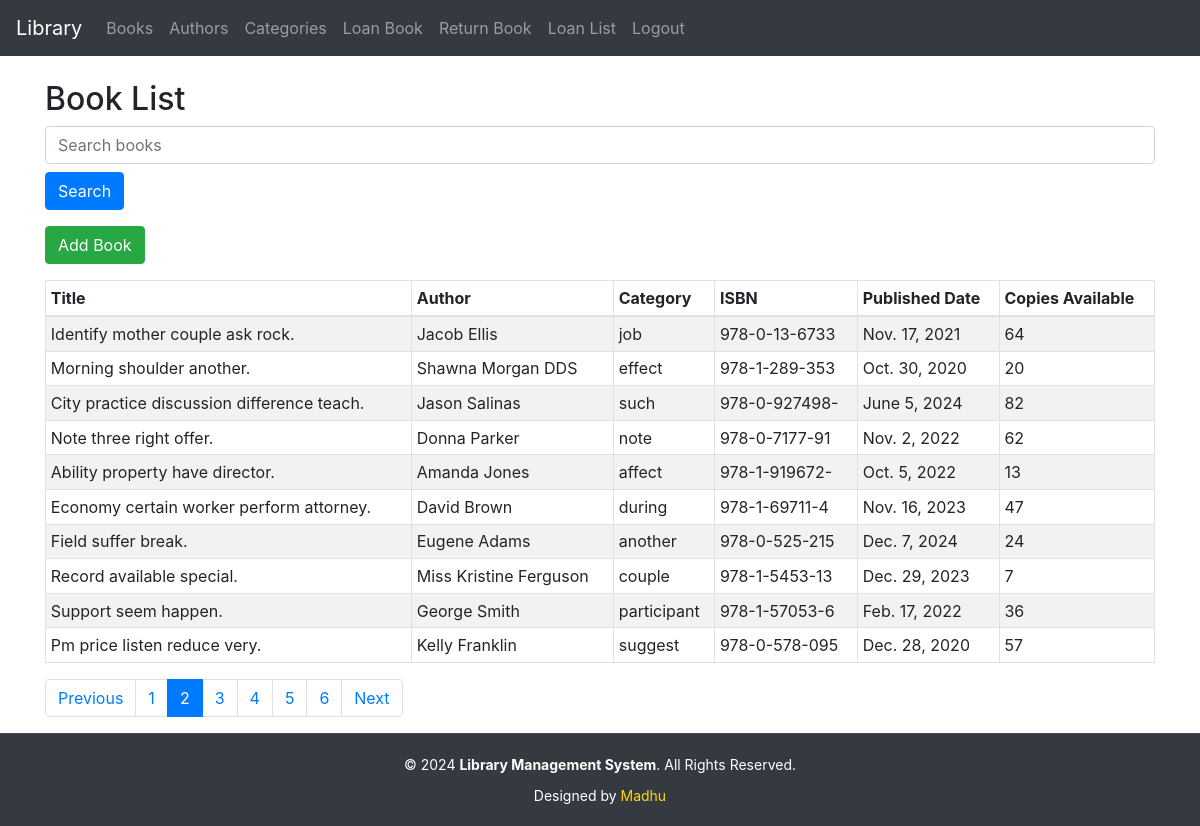
The page /books/?q=&page=2 (signed in) on the database its author committed.
### library/models.py (models this page shows, shortened)
class Book(models.Model):
    title = models.CharField(max_length=255)
    author = models.ForeignKey(Author, on_delete=models.CASCADE)
    category = models.ForeignKey(Category, on_delete=models.CASCADE)
    isbn = models.CharField(max_length=13, unique=True)
    published_date = models.DateField()
    copies_available = models.PositiveIntegerField(default=1)
    cover_image = models.ImageField(upload_to='covers/', null=True, blank=True)

class Author(models.Model):
    name = models.CharField(max_length=255)
    biography = models.TextField(blank=True, null=True)
    def __str__(self):
        return self.name

class Category(models.Model):
    name = models.CharField(max_length=255)
    description = models.TextField(null=True, blank=True)
    def __str__(self):
        return self.name

### library/views.py (the view)
# urls.py: path('books/', book_list, name='book_list'),
@login_required
def book_list(request):
    query = request.GET.get('q', '')  # Search query from the URL
    books = Book.objects.filter(title__icontains=query) if query else Book.objects.all()
    paginator = Paginator(books, 10)  # 10 books per page
    page_number = request.GET.get('page')
    page_obj = paginator.get_page(page_number)
    return render(request, 'library/book_list.html', {'page_obj': page_obj, 'query': query})

### templates/library/book_list.html (shortened to what this page needs)
{% extends 'library/base.html' %}
{% block content %}
<h2>Book List</h2>
<form method="get" action="{% url 'book_list' %}" class="mb-3">
    <input type="text" name="q" value="{{ query }}" placeholder="Search books" class="form-control" />
    <button type="submit" class="btn btn-primary mt-2">Search</button>
</form>
<a href="{% url 'add_book' %}" class="btn btn-success mb-3">Add Book</a>
<div class="table-responsive">
    <table class="table table-bordered table-striped table-hover table-sm">
        <thead>
            <tr>
                <th>Title</th>
                <th>Author</th>
                <th>Category</th>
                <th>ISBN</th>
                <th>Published Date</th>
                <th>Copies Available</th>
            </tr>
        </thead>
        <tbody>
            {% for book in page_obj %}
            <tr>
                <td>{{ book.title }}</td>
                <td>{{ book.author }}</td>
                <td>{{ book.category }}</td>
                <td>{{ book.isbn }}</td>
                <td>{{ book.published_date }}</td>
                <td>{{ book.copies_available }}</td>
            </tr>
            {% empty %}
            <tr>
                <td colspan="6" class="text-center">No books found.</td>
            </tr>
            {% endfor %}
        </tbody>
    </table>
</div>
<nav>
    <ul class="pagination">
        {% if page_obj.has_previous %}
        <li class="page-item">
            <a class="page-link" href="?q={{ query }}&page={{ page_obj.previous_page_number }}">Previous</a>
        </li>
        {% else %}
        <li class="page-item disabled"><span class="page-link">Previous</span></li>
        {% endif %}
        {% for page_num in page_obj.paginator.page_range %}
        <li class="page-item {% if page_num == page_obj.number %}active{% endif %}">
            <a class="page-link" href="?q={{ query }}&page={{ page_num }}">{{ page_num }}</a>
        </li>
        {% endfor %}
        {% if page_obj.has_next %}
        <li class="page-item">
            <a class="page-link" href="?q={{ query }}&page={{ page_obj.next_page_number }}">Next</a>
        </li>
        {% else %}
        <li class="page-item disabled"><span class="page-link">Next</span></li>
        {% endif %}
    </ul>
</nav>
{% endblock %}

### templates/library/base.html (style rules this page uses)
html, body { height: 100%; margin: 0; display: flex; flex-direction: column; }

### rows shown on the page
Book: title "Identify mother couple ask rock.", author "Jacob Ellis", category "job", isbn "978-0-13-6733", published_date "Nov. 17, 2021", copies_available "64"
Book: title "Morning shoulder another.", author "Shawna Morgan DDS", category "effect", isbn "978-1-289-353", published_date "Oct. 30, 2020", copies_available "20"
Book: title "City practice discussion difference teach.", author "Jason Salinas", category "such", isbn "978-0-927498-", published_date "June 5, 2024", copies_available "82"
Book: title "Note three right offer.", author "Donna Parker", category "note", isbn "978-0-7177-91", published_date "Nov. 2, 2022", copies_available "62"
Book: title "Ability property have director.", author "Amanda Jones", category "affect", isbn "978-1-919672-", published_date "Oct. 5, 2022", copies_available "13"
Book: title "Economy certain worker perform attorney.", author "David Brown", category "during", isbn "978-1-69711-4", published_date "Nov. 16, 2023", copies_available "47"
Book: title "Field suffer break.", author "Eugene Adams", category "another", isbn "978-0-525-215", published_date "Dec. 7, 2024", copies_available "24"
Book: title "Record available special.", author "Miss Kristine Ferguson", category "couple", isbn "978-1-5453-13", published_date "Dec. 29, 2023", copies_available "7"
Book: title "Support seem happen.", author "George Smith", category "participant", isbn "978-1-57053-6", published_date "Feb. 17, 2022", copies_available "36"
Book: title "Pm price listen reduce very.", author "Kelly Franklin", category "suggest", isbn "978-0-578-095", published_date "Dec. 28, 2020", copies_available "57"

### other values the page prints
{{ page_num }} "1" "2" "3" "4" "5" "6"
